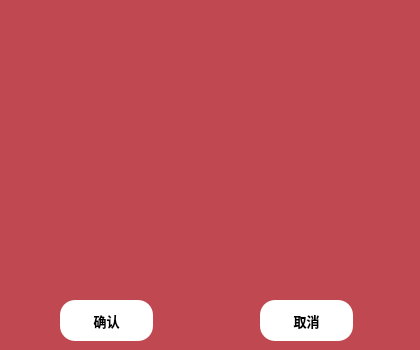
<?xml version="1.0" encoding="UTF-8"?>
<ui version="4.0">
 <class>A320_seatTable</class>
 <widget class="QDialog" name="A320_seatTable">
  <property name="geometry">
   <rect>
    <x>0</x>
    <y>0</y>
    <width>420</width>
    <height>350</height>
   </rect>
  </property>
  <property name="windowTitle">
   <string>Dialog</string>
  </property>
  <property name="styleSheet">
   <string notr="true">background-color: rgb(192, 72, 81);</string>
  </property>
  <widget class="QPushButton" name="pushButton">
   <property name="geometry">
    <rect>
     <x>60</x>
     <y>300</y>
     <width>93</width>
     <height>41</height>
    </rect>
   </property>
   <property name="font">
    <font>
     <pointsize>10</pointsize>
     <weight>75</weight>
     <bold>true</bold>
    </font>
   </property>
   <property name="styleSheet">
    <string notr="true">#pushButton:!hover
{
background-color: rgb(255, 255, 255);
border-radius:15px;
}
#pushButton:hover
{
background-color: rgb(255, 255, 255);
border-radius:15px;
color:rgb(56, 132, 255);
}</string>
   </property>
   <property name="text">
    <string>确认</string>
   </property>
  </widget>
  <widget class="QPushButton" name="pushButton_2">
   <property name="geometry">
    <rect>
     <x>260</x>
     <y>300</y>
     <width>93</width>
     <height>41</height>
    </rect>
   </property>
   <property name="font">
    <font>
     <pointsize>10</pointsize>
     <weight>75</weight>
     <bold>true</bold>
    </font>
   </property>
   <property name="styleSheet">
    <string notr="true">#pushButton_2:!hover
{
background-color: rgb(255, 255, 255);
border-radius:15px;
}
#pushButton_2:hover
{
background-color: rgb(255, 255, 255);
border-radius:15px;
color:rgb(56, 132, 255);
}</string>
   </property>
   <property name="text">
    <string>取消</string>
   </property>
  </widget>
 </widget>
 <resources/>
 <connections/>
</ui>
